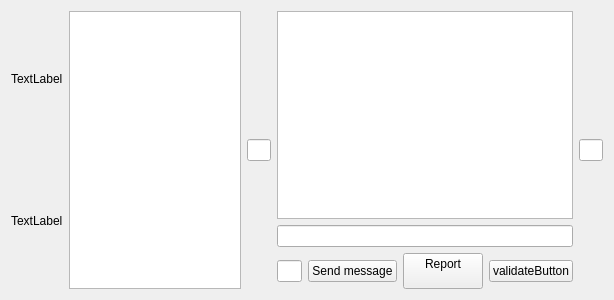
<?xml version="1.0" encoding="UTF-8"?>
<ui version="4.0">
 <class>DriverWindow</class>
 <widget class="QWidget" name="DriverWindow">
  <property name="geometry">
   <rect>
    <x>0</x>
    <y>0</y>
    <width>614</width>
    <height>300</height>
   </rect>
  </property>
  <property name="windowTitle">
   <string>DriverWindow</string>
  </property>
  <layout class="QHBoxLayout" name="horizontalLayout_2">
   <item>
    <layout class="QVBoxLayout" name="verticalLayout_2">
     <item>
      <widget class="QLabel" name="locationLabel">
       <property name="text">
        <string>TextLabel</string>
       </property>
      </widget>
     </item>
     <item>
      <widget class="QLabel" name="scoreLabel">
       <property name="text">
        <string>TextLabel</string>
       </property>
      </widget>
     </item>
    </layout>
   </item>
   <item>
    <widget class="QListWidget" name="reportsListWidget"/>
   </item>
   <item>
    <widget class="QLineEdit" name="yCoordLineEdit"/>
   </item>
   <item>
    <layout class="QVBoxLayout" name="verticalLayout">
     <item>
      <widget class="QListWidget" name="messagesListWidget"/>
     </item>
     <item>
      <widget class="QLineEdit" name="descriptionLineEdit"/>
     </item>
     <item>
      <layout class="QHBoxLayout" name="horizontalLayout">
       <item>
        <widget class="QLineEdit" name="messageLineEdit"/>
       </item>
       <item>
        <widget class="QPushButton" name="sendMessageButton">
         <property name="text">
          <string>Send message</string>
         </property>
        </widget>
       </item>
       <item>
        <widget class="QPushButton" name="reportButton">
         <property name="text">
          <string>Report
</string>
         </property>
        </widget>
       </item>
       <item>
        <widget class="QPushButton" name="validateButton">
         <property name="text">
          <string>validateButton</string>
         </property>
        </widget>
       </item>
      </layout>
     </item>
    </layout>
   </item>
   <item>
    <widget class="QLineEdit" name="xCoordLineEdit"/>
   </item>
  </layout>
 </widget>
 <resources/>
 <connections/>
</ui>
